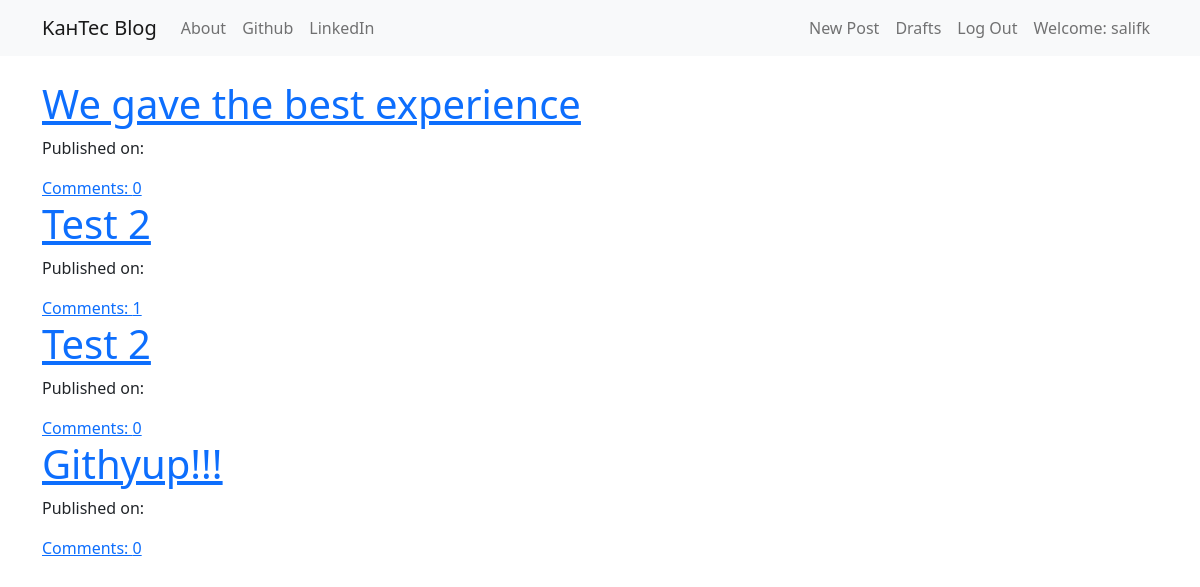
Page /drafts/ (signed in) on the committed database.
### blog/models.py (models this page shows, shortened)
class Post(models.Model):
    author = models.ForeignKey('auth.User', on_delete=models.CASCADE)
    title = models.CharField(max_length=200)
    text = models.TextField()
    create_delete = models.DateTimeField(default=timezone.now)
    published_date = models.DateField(blank=True, null=True);
    def approve_comments(self):
        return self.comments.filter(approved_comment=True)

### blog/views.py (the view)
# urls.py: path('drafts/', views.DraftListView.as_view(), name='post_draft_list'),
class DraftListView(LoginRequiredMixin, ListView):
    login_url = '/login/'
    redirect_field_name = 'blog/post_list.html'
    model = Post
    def get_queryset(self):
        return Post.objects.filter(published_date__isnull=True).order_by('-published_date')

### blog/templates/blog/post_list.html
{% extends "blog/base.html" %}
{% block content %}
<div class="centerstage">
    {% for post in post_list %}
        <div class="post">
            <h1><a href="{% url 'post_detail' pk=post.pk %}">{{post.title}}</a></h1>
            <div class="date">
                <p>Published on: {{ post.published_date | date:"Y-m-d" }}</p>
            </div>
            <a href="{% url 'post_detail' pk=post.pk %}">Comments: {{ post.approve_comments.count }}</a>
        </div>
    {% endfor %}
</div>
{% endblock  %}

### blog/templates/blog/base.html (shortened to what this page needs)
<!DOCTYPE html>
<html lang="en">
<head>
    {% load static %}
    <link href="https://cdn.jsdelivr.net/npm/bootstrap@5.0.2/dist/css/bootstrap.min.css" rel="stylesheet">
    <link rel="stylesheet" href="//cdn.jsdelivr.net/npm/medium-editor@latest/dist/css/medium-editor.min.css" type="text/css" media="screen" charset="utf-8">
    <link rel="stylesheet" href="{% static 'css/blog.css' %}">
</head>
<body>
<nav class="navbar navbar-expand-md navbar-light bg-light">
    <div class="container">
        <a class="navbar-brand" href="{% url 'post_list' %}">KaнTec Blog</a>
        <div class="collapse navbar-collapse" id="navbarNav">
            <ul class="navbar-nav">
                <li class="nav-item">
                    <a class="nav-link" href="{% url 'about' %}">About</a>
                </li>
                <li class="nav-item">
                    <a class="nav-link" href="#">Github</a>
                </li>
                <li class="nav-item">
                    <a class="nav-link" href="#">LinkedIn</a>
                </li>
            </ul>
            <ul class="navbar-nav ms-auto">
                {% if user.is_authenticated %}
                    <li class="nav-item">
                        <a class="nav-link" href="{% url 'post_new' %}">New Post</a>
                    </li>
                    <li class="nav-item">
                        <a class="nav-link" href="{% url 'post_draft_list' %}">Drafts</a>
                    </li>
                    <li class="nav-item">
                        <a class="nav-link" href="{% url 'logout' %}">Log Out</a>
                    </li>
                    <li class="nav-item">
                        <a class="nav-link" href="#">Welcome: {{ user.username }}</a>
                    </li>
                {% else %}
                    <li class="nav-item">
                        <a class="nav-link" href="{% url 'login' %}"><i class="bi bi-person"></i> Login</a>
                    </li>
                {% endif %}
            </ul>
        </div>
    </div>
</nav>
<div class="container mt-4">
    <div class="blog_posts">
        {% block content %}
        {% endblock %}
    </div>
</div>
</body>
</html>

### blog/static/css/blog.css (style rules this page uses)
.centerstage { margin-left: auto; margin-right: auto; }

### rows in the picture
Post: title "We gave the best experience", approve_comments.count "0"
Post: title "Test 2", approve_comments.count "1"
Post: title "Test 2", approve_comments.count "0"
Post: title "Githyup!!!", approve_comments.count "0"

### other values in the picture
{{ user.username }} "salifk"
